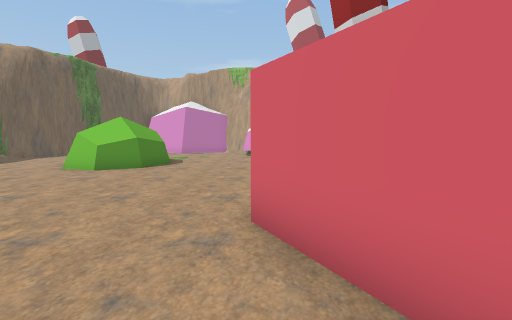
view 1 (above)

17 first-person views from a walk through a scene from a Unity 3-D project. The camera is 1.2 m above the floor, tilts 6° down and sees 90° across. The floor is counted in squares, 1 m on a side. Each view is taken from the middle of a square. On the plan, view 1 faces up. The plan holds only what a view shows up to about 12 squares ahead; the rest is blank. The place goes on beyond the plan. Some surface patterns are stand-ins.

view 2
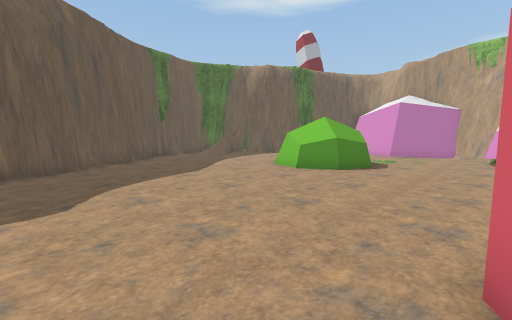

view 3
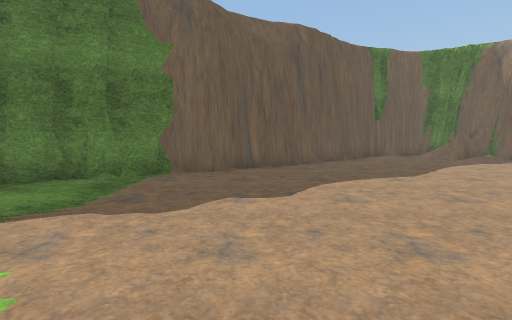

view 4
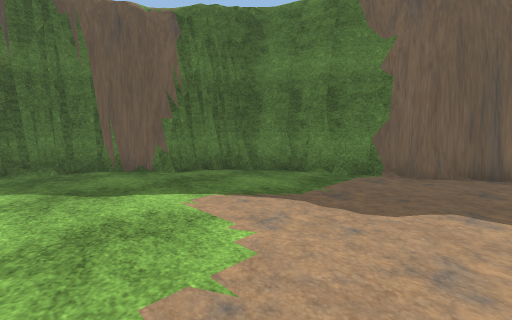

view 5
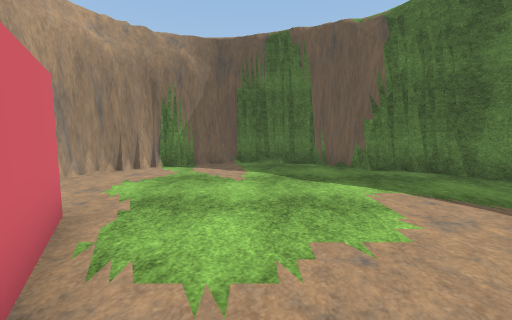

view 6
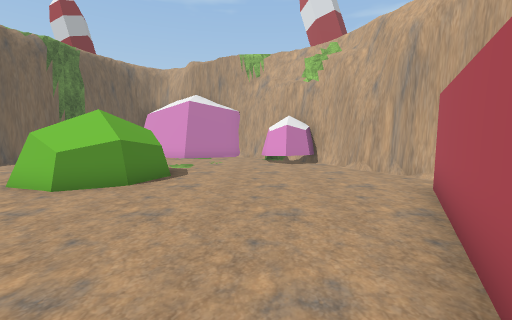

view 7
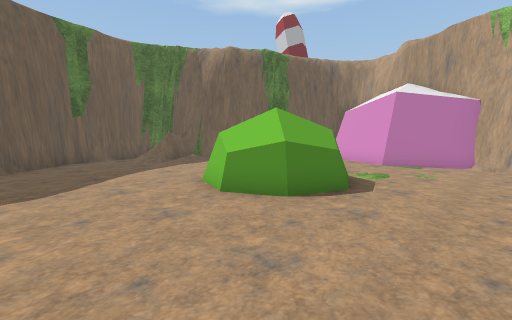

view 8
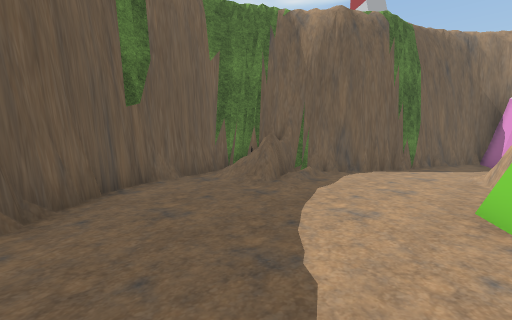

view 9
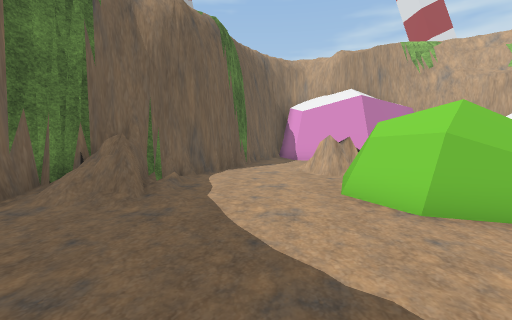

view 10
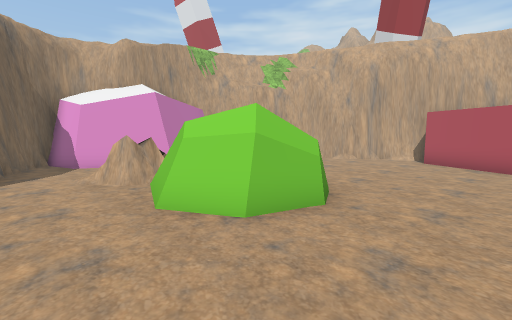

view 11
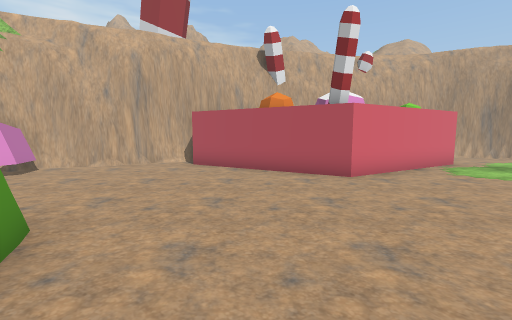

view 12
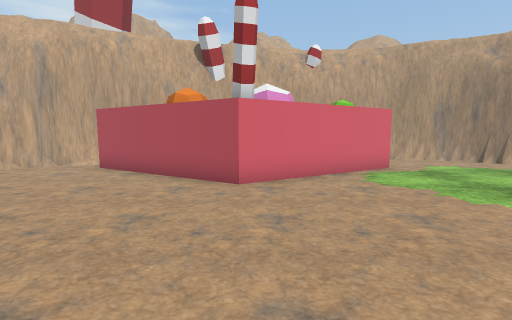

view 13
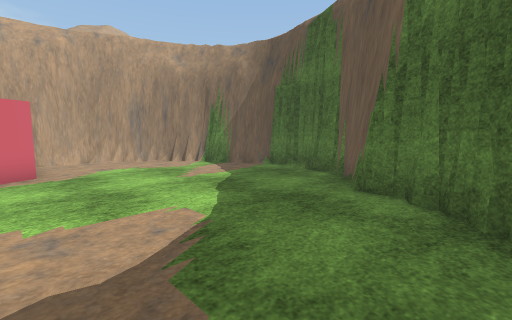

view 14
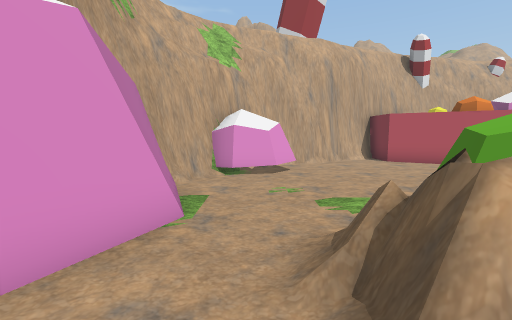

view 15
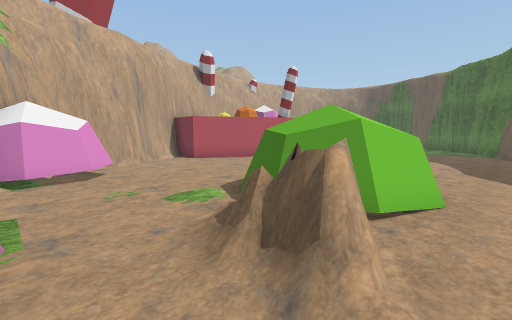

view 16
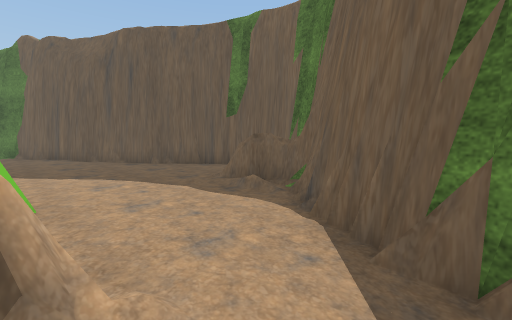

view 17
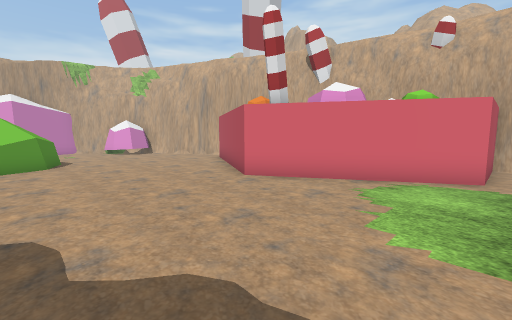

### Floor plan
Key: @ floor where view 1 was taken; # wall or solid block; . floor; / step, stairs or slope; = window, fence, low wall or low ledge; ^ raised ledge.
Columns run from 14 left of view 1 to 6 right of it. Each row starts with its distance up from view 1.
 18      ###
 17      #.##
 16      #..#######
 15     ##....=..=#
 14     #.........##
 13    ##..#=.....###
 12   ##...==#......##
 11 ####...=^^^......##
 10 #/==...^^^^.......#
  9 #./....=^^^.......#
  8 #........=.......##
  7 ##..............##
  6  ##............##
  5   #............#
  4   ##..........##
  3    ##.........##
  2     ##.........#
  1      #.........##
  0      ##.......@.##
 -1       #..........####
 -2       #.............#
 -3       ##............#
 -4        #............#
 -5        ##..........##
 -6         ###........##
 -7          ###......##
 -8            ##..=###
 -9             #####

Positions as (right, up) in squares from view 1, and headings:
1: (0, 0), facing up
2: (0, 1), facing up-left
3: (0, 1), facing left
4: (0, 1), facing down-left
5: (0, 2), facing down
6: (-1, 3), facing up
7: (-1, 5), facing up-left
8: (-7, 5), facing up-left
9: (-9, 5), facing up
10: (-9, 6), facing up-right
11: (-7, 6), facing right
12: (-6, 3), facing right
13: (-6, -1), facing down-right
14: (-8, 14), facing right
15: (-8, 15), facing down-right
16: (-7, 15), facing down-left
17: (-5, -2), facing up-right
